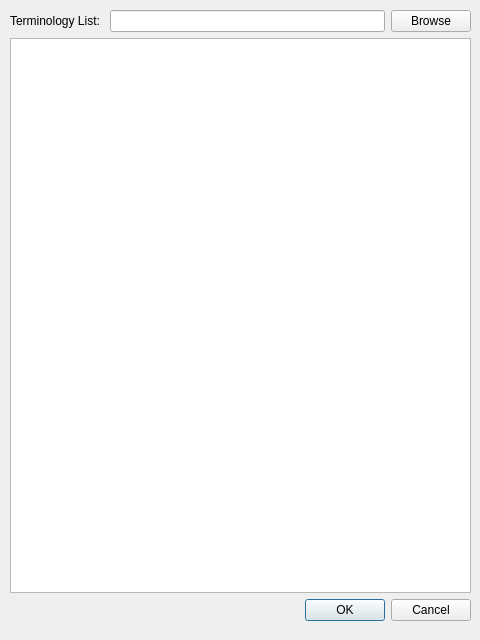
<?xml version="1.0" encoding="UTF-8"?>
<ui version="4.0">
 <class>Form</class>
 <widget class="QWidget" name="Form">
  <property name="geometry">
   <rect>
    <x>0</x>
    <y>0</y>
    <width>480</width>
    <height>640</height>
   </rect>
  </property>
  <property name="windowTitle">
   <string>Form</string>
  </property>
  <widget class="QWidget" name="verticalLayoutWidget">
   <property name="geometry">
    <rect>
     <x>10</x>
     <y>10</y>
     <width>461</width>
     <height>611</height>
    </rect>
   </property>
   <layout class="QVBoxLayout" name="verticalLayout">
    <item>
     <layout class="QHBoxLayout" name="horizontalLayout">
      <item>
       <widget class="QLabel" name="label">
        <property name="text">
         <string>Terminology List: </string>
        </property>
       </widget>
      </item>
      <item>
       <widget class="QLineEdit" name="terminologyList"/>
      </item>
      <item>
       <widget class="QPushButton" name="pushButton">
        <property name="text">
         <string>Browse</string>
        </property>
       </widget>
      </item>
     </layout>
    </item>
    <item>
     <widget class="QTableWidget" name="tableWidget"/>
    </item>
    <item>
     <widget class="QDialogButtonBox" name="buttonBox">
      <property name="standardButtons">
       <set>QDialogButtonBox::Cancel|QDialogButtonBox::Ok</set>
      </property>
     </widget>
    </item>
   </layout>
  </widget>
 </widget>
 <resources/>
 <connections/>
</ui>
